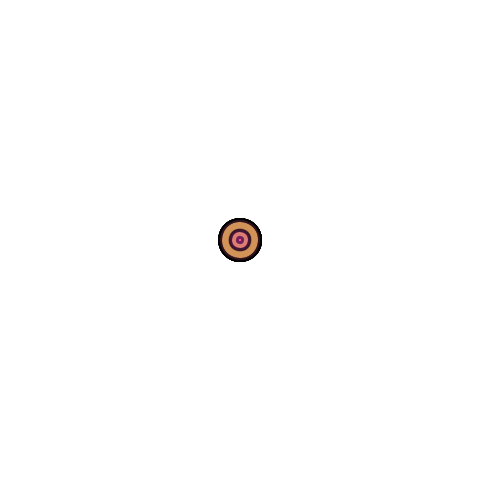
Frame 1 (no input)
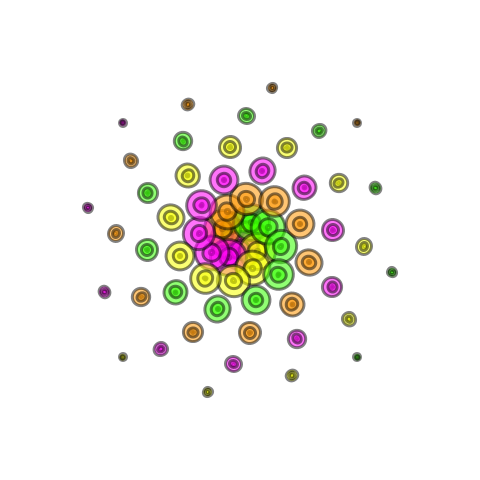
Frame 60 (the mouse pressed at the canvas centre just before this capture)
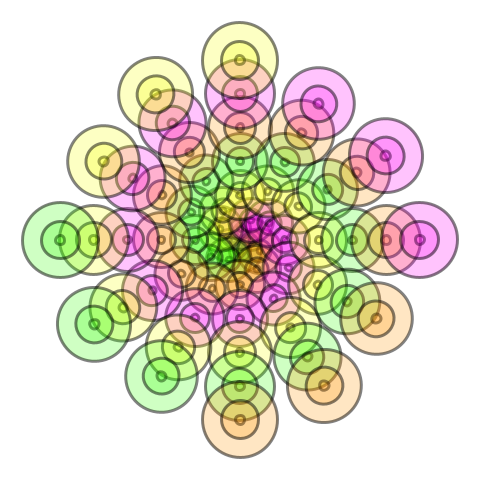
Frame 120 (the mouse held since frame 60 and released just before this capture)

The Processing sketch that drew these frames (run headless with seeded random() and noise(); from frame 60 on, the mouse is pressed at the canvas centre):

// Processing sketch: processing_141434
// ── processing_141434.pde

float len, maxlen, ballrad, halfx, halfy;
float theta = 0;
float sz = 80;                      
int num = 16;                       // number of circles per color
float hu1, hu2, hu3, hu4;           
int ahi = 140, alow = 60;           // alpha transparency values for first set & second set
int alph = alow;
int ballzlow = 480, ballzhi = 540;  // winding values for first set and second set
int ballz = ballzlow;

void setup() {
  size(480, 480);
  halfx = width/2;
  halfy = width/2;
  ballrad = sz/2;
  maxlen = halfx - ballrad;
  colorMode(HSB);
  strokeWeight(3);
  hu1 = 25;                         // four hue values per set
  hu2 = 76;
  hu3 = 44;
  hu4 = 214;
}

void draw() {
  background(0, 0, 255);
  len = maxlen * sin(radians(theta)); 
  for (int i = 0; i < num; i++) {
    float temp = len*(i+1)/num;
    balls(ballz/num * i, temp);
  }
  
  theta+=4;                         // controls animation speed (lower = slower)

  if (theta % 180 == 0) {           // every 180 degrees, switch sets (try 360 also)
    if (ballz == ballzlow) {
      ballz = ballzhi;
    } 
    else {
      ballz = ballzlow;
    }
    if (alph == alow) {
      alph = ahi;
    } 
    else {
      alph = alow;
    }
  }
}


void balls(float angle, float dist) {
  sz = map(dist, 0, maxlen, 40, 80);  
  float inner1 = sz/8;
  float inner2 = sz/2;
  pushMatrix();
  stroke(0, 0, 0, 125);
  translate(halfx, halfy);
  rotate(radians(angle));
  fill(hu1, 255, 255, alph);
  ellipse(dist, 0, sz, sz);
  ellipse(dist, 0, inner1, inner1);
  ellipse(dist, 0, inner2, inner2);
  fill(hu2, 255, 255, alph);
  ellipse(0, dist, sz, sz);
  ellipse(0, dist, inner1, inner1);
  ellipse(0, dist, inner2, inner2);
  fill(hu3, 255, 255, alph);
  ellipse(-dist, 0, sz, sz);
  ellipse(-dist, 0, inner1, inner1);
  ellipse(-dist, 0, inner2, inner2);
  fill(hu4, 255, 255, alph);
  ellipse(0, -dist, sz, sz);
  ellipse(0, -dist, inner1, inner1);
  ellipse(0, -dist, inner2, inner2);
  popMatrix();
}
